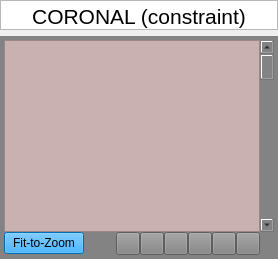
                         <widget class="QWidget" name="page_32">
                          <layout class="QGridLayout" name="gridLayout_227">
                           <property name="leftMargin">
                            <number>0</number>
                           </property>
                           <property name="topMargin">
                            <number>0</number>
                           </property>
                           <property name="rightMargin">
                            <number>0</number>
                           </property>
                           <property name="bottomMargin">
                            <number>0</number>
                           </property>
                           <item row="0" column="0">
                            <widget class="QTextEdit" name="textEdit_15">
                             <property name="minimumSize">
                              <size>
                               <width>0</width>
                               <height>30</height>
                              </size>
                             </property>
                             <property name="maximumSize">
                              <size>
                               <width>16777215</width>
                               <height>30</height>
                              </size>
                             </property>
                             <property name="verticalScrollBarPolicy">
                              <enum>Qt::ScrollBarAlwaysOff</enum>
                             </property>
                             <property name="horizontalScrollBarPolicy">
                              <enum>Qt::ScrollBarAlwaysOff</enum>
                             </property>
                             <property name="readOnly">
                              <bool>true</bool>
                             </property>
                             <property name="html">
                              <string>&lt;!DOCTYPE HTML PUBLIC &quot;-//W3C//DTD HTML 4.0//EN&quot; &quot;http://www.w3.org/TR/REC-html40/strict.dtd&quot;&gt;
&lt;html&gt;&lt;head&gt;&lt;meta name=&quot;qrichtext&quot; content=&quot;1&quot; /&gt;&lt;meta charset=&quot;utf-8&quot; /&gt;&lt;style type=&quot;text/css&quot;&gt;
p, li { white-space: pre-wrap; }
hr { height: 1px; border-width: 0; }
li.unchecked::marker { content: &quot;\2610&quot;; }
li.checked::marker { content: &quot;\2612&quot;; }
&lt;/style&gt;&lt;/head&gt;&lt;body style=&quot; font-family:'Ubuntu Sans'; font-size:11pt; font-weight:400; font-style:normal;&quot;&gt;
&lt;p align=&quot;center&quot; style=&quot; margin-top:0px; margin-bottom:0px; margin-left:0px; margin-right:0px; -qt-block-indent:0; text-indent:0px;&quot;&gt;&lt;span style=&quot; font-family:'Sans'; font-size:16pt;&quot;&gt;CORONAL (constraint)&lt;/span&gt;&lt;/p&gt;&lt;/body&gt;&lt;/html&gt;</string>
                             </property>
                            </widget>
                           </item>
                           <item row="1" column="0">
                            <widget class="QFrame" name="frame_14">
                             <property name="minimumSize">
                              <size>
                               <width>0</width>
                               <height>200</height>
                              </size>
                             </property>
                             <property name="styleSheet">
                              <string notr="true">border-color: rgb(170, 170, 170);
background-color: rgb(131, 131, 131);
</string>
                             </property>
                             <property name="frameShape">
                              <enum>QFrame::NoFrame</enum>
                             </property>
                             <layout class="QGridLayout" name="gridLayout_226">
                              <property name="leftMargin">
                               <number>4</number>
                              </property>
                              <property name="topMargin">
                               <number>4</number>
                              </property>
                              <property name="rightMargin">
                               <number>4</number>
                              </property>
                              <property name="bottomMargin">
                               <number>4</number>
                              </property>
                              <property name="spacing">
                               <number>0</number>
                              </property>
                              <item row="2" column="7">
                               <layout class="QHBoxLayout" name="horizontalLayout_42">
                                <item>
                                 <widget class="QToolButton" name="zoom_in_data3d2_3">
                                  <property name="toolTip">
                                   <string>Zoom in</string>
                                  </property>
                                  <property name="text">
                                   <string/>
                                  </property>
                                  <property name="icon">
                                   <iconset>
                                    <normaloff>Icons/mri/plus.png</normaloff>Icons/mri/plus.png</iconset>
                                  </property>
                                 </widget>
                                </item>
                                <item>
                                 <widget class="QToolButton" name="zoom_out_data3d2_3">
                                  <property name="toolTip">
                                   <string>Zoom out</string>
                                  </property>
                                  <property name="text">
                                   <string/>
                                  </property>
                                  <property name="icon">
                                   <iconset>
                                    <normaloff>Icons/mri/minus.png</normaloff>Icons/mri/minus.png</iconset>
                                  </property>
                                 </widget>
                                </item>
                               </layout>
                              </item>
                              <item row="1" column="0" rowspan="2">
                               <widget class="QPushButton" name="fit_to_zoom_data3d2_3">
                                <property name="toolTip">
                                 <string>Fit the image to the window</string>
                                </property>
                                <property name="styleSheet">
                                 <string notr="true">
background-color: rgb(0, 153, 255);</string>
                                </property>
                                <property name="text">
                                 <string>Fit-to-Zoom</string>
                                </property>
                                <property name="autoDefault">
                                 <bool>false</bool>
                                </property>
                                <property name="default">
                                 <bool>false</bool>
                                </property>
                                <property name="flat">
                                 <bool>false</bool>
                                </property>
                               </widget>
                              </item>
                              <item row="0" column="0" colspan="9">
                               <widget class="QVTKRenderWindowInteractor" name="vtkWidget_data_coronal_3">
                                <property name="styleSheet">
                                 <string notr="true">background-color: rgb(200, 177, 176);</string>
                                </property>
                               </widget>
                              </item>
                              <item row="0" column="9">
                               <widget class="QScrollBar" name="Scroll_data3d2_3">
                                <property name="pageStep">
                                 <number>10</number>
                                </property>
                               </widget>
                              </item>
                              <item row="2" column="8">
                               <layout class="QHBoxLayout" name="horizontalLayout_43">
                                <item>
                                 <widget class="QToolButton" name="go_down_data3d2_3">
                                  <property name="toolTip">
                                   <string>Pan down</string>
                                  </property>
                                  <property name="text">
                                   <string/>
                                  </property>
                                  <property name="icon">
                                   <iconset>
                                    <normaloff>Icons/mri/downArrow.png</normaloff>Icons/mri/downArrow.png</iconset>
                                  </property>
                                 </widget>
                                </item>
                                <item>
                                 <widget class="QToolButton" name="go_up_data3d2_3">
                                  <property name="toolTip">
                                   <string>Pan up</string>
                                  </property>
                                  <property name="text">
                                   <string/>
                                  </property>
                                  <property name="icon">
                                   <iconset>
                                    <normaloff>Icons/mri/upArrow.png</normaloff>Icons/mri/upArrow.png</iconset>
                                  </property>
                                 </widget>
                                </item>
                                <item>
                                 <widget class="QToolButton" name="go_left_data3d2_3">
                                  <property name="toolTip">
                                   <string>Pan left</string>
                                  </property>
                                  <property name="text">
                                   <string/>
                                  </property>
                                  <property name="icon">
                                   <iconset>
                                    <normaloff>Icons/mri/leftArrow.png</normaloff>Icons/mri/leftArrow.png</iconset>
                                  </property>
                                 </widget>
                                </item>
                                <item>
                                 <widget class="QToolButton" name="go_right_data3d2_3">
                                  <property name="toolTip">
                                   <string>Pan right</string>
                                  </property>
                                  <property name="text">
                                   <string/>
                                  </property>
                                  <property name="icon">
                                   <iconset>
                                    <normaloff>Icons/mri/rightArrow.png</normaloff>Icons/mri/rightArrow.png</iconset>
                                  </property>
                                 </widget>
                                </item>
                               </layout>
                              </item>
                             </layout>
                            </widget>
                           </item>
                          </layout>
                         </widget>
